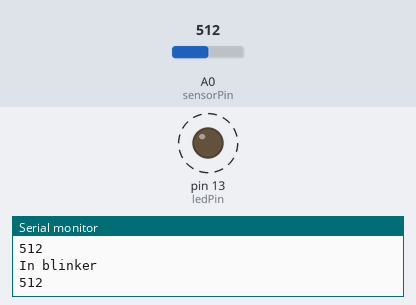
This sketch was run on a simulated Arduino Uno, built with avr-gcc and run on an emulated ATmega328P. Shown: output pins drawn as LEDs (lit = HIGH), the last lines printed to the serial monitor. Dashed ring = blinking. Inputs (shaded band) come from the test bench; at power-on: A0 (sensorPin) = 512.

Above: at 1.8 s.
1.9 s: A0 (sensorPin) set to 0
At 2.9 s:
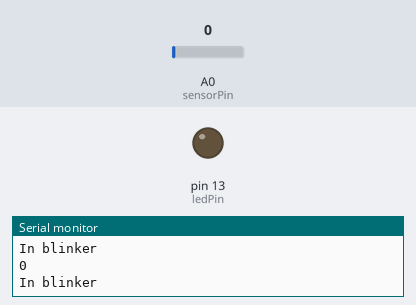
6.0 s: A0 (sensorPin) set to 122
At 6.32 s:
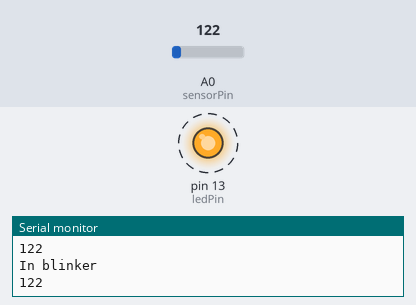
Timing chart, 0 to 15.5 s (numbered marks = the images above; inputs shaded):
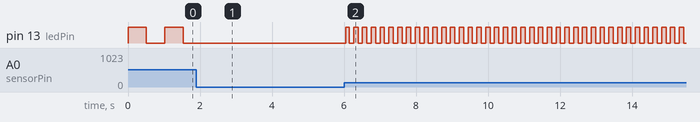

Measured:
- after the input at 1.9 s, pin 13 (ledPin): stops changing and stays LOW
- after the input at 6.0 s, pin 13 (ledPin): alternates HIGH for 0.12 s and LOW for 0.12 s, starting after 0.05 s
- by itself, pin 13 (ledPin): alternates HIGH for 0.51 s and LOW for 0.51 s

The sketch:

AnalogWithFunctionInFile.ino
```cpp
int sensorPin = A0;    // select the input pin for the potentiometer
int ledPin = 13;      // select the pin for the LED
int sensorValue = 0;  // variable to store the value coming from the sensor

void setup() {
  pinMode(ledPin, OUTPUT);
  Serial.begin(9600);
}

void loop() {
  // read the value from the sensor:
  sensorValue = analogRead(sensorPin);
  blinker(sensorValue);
}
```

blinker.ino
```cpp
void blinker(int x) {
  Serial.println("In blinker");
  Serial.println(x);

  digitalWrite(ledPin, HIGH);
  delay(x);
  digitalWrite(ledPin, LOW);
  delay(x);

}
```
